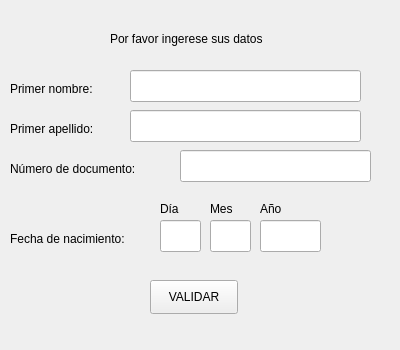
<?xml version="1.0" encoding="UTF-8"?>
<ui version="4.0">
 <class>datos_p</class>
 <widget class="QWidget" name="datos_p">
  <property name="windowModality">
   <enum>Qt::ApplicationModal</enum>
  </property>
  <property name="geometry">
   <rect>
    <x>0</x>
    <y>0</y>
    <width>400</width>
    <height>350</height>
   </rect>
  </property>
  <property name="minimumSize">
   <size>
    <width>400</width>
    <height>350</height>
   </size>
  </property>
  <property name="maximumSize">
   <size>
    <width>400</width>
    <height>350</height>
   </size>
  </property>
  <property name="windowTitle">
   <string>Form</string>
  </property>
  <widget class="QLabel" name="label">
   <property name="geometry">
    <rect>
     <x>110</x>
     <y>30</y>
     <width>201</width>
     <height>18</height>
    </rect>
   </property>
   <property name="autoFillBackground">
    <bool>false</bool>
   </property>
   <property name="text">
    <string>Por favor ingerese sus datos</string>
   </property>
  </widget>
  <widget class="QLabel" name="label_2">
   <property name="geometry">
    <rect>
     <x>10</x>
     <y>80</y>
     <width>111</width>
     <height>18</height>
    </rect>
   </property>
   <property name="text">
    <string>Primer nombre:</string>
   </property>
  </widget>
  <widget class="QLabel" name="label_3">
   <property name="geometry">
    <rect>
     <x>10</x>
     <y>120</y>
     <width>111</width>
     <height>18</height>
    </rect>
   </property>
   <property name="text">
    <string>Primer apellido:</string>
   </property>
  </widget>
  <widget class="QLabel" name="label_4">
   <property name="geometry">
    <rect>
     <x>10</x>
     <y>160</y>
     <width>171</width>
     <height>18</height>
    </rect>
   </property>
   <property name="text">
    <string>Número de documento:</string>
   </property>
  </widget>
  <widget class="QLabel" name="label_5">
   <property name="geometry">
    <rect>
     <x>10</x>
     <y>230</y>
     <width>151</width>
     <height>18</height>
    </rect>
   </property>
   <property name="text">
    <string>Fecha de nacimiento:</string>
   </property>
  </widget>
  <widget class="QLabel" name="label_6">
   <property name="geometry">
    <rect>
     <x>160</x>
     <y>200</y>
     <width>31</width>
     <height>18</height>
    </rect>
   </property>
   <property name="text">
    <string>Día</string>
   </property>
  </widget>
  <widget class="QLabel" name="label_7">
   <property name="geometry">
    <rect>
     <x>210</x>
     <y>200</y>
     <width>31</width>
     <height>18</height>
    </rect>
   </property>
   <property name="text">
    <string>Mes</string>
   </property>
  </widget>
  <widget class="QLabel" name="label_8">
   <property name="geometry">
    <rect>
     <x>260</x>
     <y>200</y>
     <width>58</width>
     <height>18</height>
    </rect>
   </property>
   <property name="text">
    <string>Año</string>
   </property>
  </widget>
  <widget class="QLineEdit" name="nombre">
   <property name="geometry">
    <rect>
     <x>130</x>
     <y>70</y>
     <width>231</width>
     <height>32</height>
    </rect>
   </property>
  </widget>
  <widget class="QLineEdit" name="apellido">
   <property name="geometry">
    <rect>
     <x>130</x>
     <y>110</y>
     <width>231</width>
     <height>32</height>
    </rect>
   </property>
  </widget>
  <widget class="QLineEdit" name="document_line">
   <property name="geometry">
    <rect>
     <x>180</x>
     <y>150</y>
     <width>191</width>
     <height>32</height>
    </rect>
   </property>
  </widget>
  <widget class="QLineEdit" name="day_line">
   <property name="geometry">
    <rect>
     <x>160</x>
     <y>220</y>
     <width>41</width>
     <height>32</height>
    </rect>
   </property>
   <property name="inputMethodHints">
    <set>Qt::ImhNone</set>
   </property>
  </widget>
  <widget class="QLineEdit" name="month_line">
   <property name="geometry">
    <rect>
     <x>210</x>
     <y>220</y>
     <width>41</width>
     <height>32</height>
    </rect>
   </property>
   <property name="inputMethodHints">
    <set>Qt::ImhNone</set>
   </property>
  </widget>
  <widget class="QLineEdit" name="year_line">
   <property name="geometry">
    <rect>
     <x>260</x>
     <y>220</y>
     <width>61</width>
     <height>32</height>
    </rect>
   </property>
   <property name="inputMethodHints">
    <set>Qt::ImhNone</set>
   </property>
  </widget>
  <widget class="QPushButton" name="boton_validar">
   <property name="geometry">
    <rect>
     <x>150</x>
     <y>280</y>
     <width>88</width>
     <height>34</height>
    </rect>
   </property>
   <property name="text">
    <string>VALIDAR</string>
   </property>
  </widget>
 </widget>
 <resources/>
 <connections/>
</ui>
